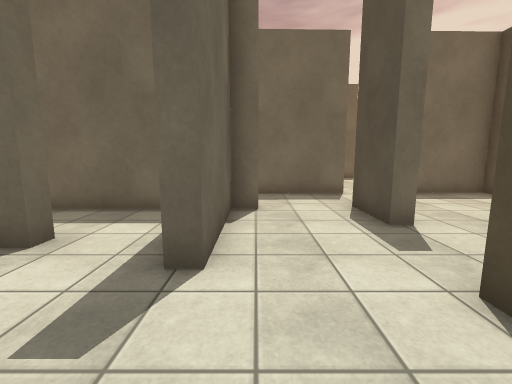
[1] (above)

24 first-person views from a walk through a Unity game level. The camera is 1.4 m above the floor, tilts 8° down and sees 90° across. The floor is counted in squares, 1 m on a side. Each view is taken from the middle of a square. On the plan, view 1 faces up. The plan holds only what a view shows up to about 13 squares ahead; the rest is blank. The place goes on beyond the plan. Flat ground stands in for the terrain. The player character is not drawn. Some animated figures are not drawn. Surface patterns are stand-ins for the level's own textures.

[2]
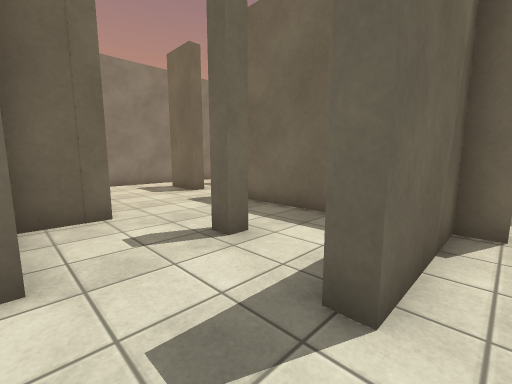

[3]
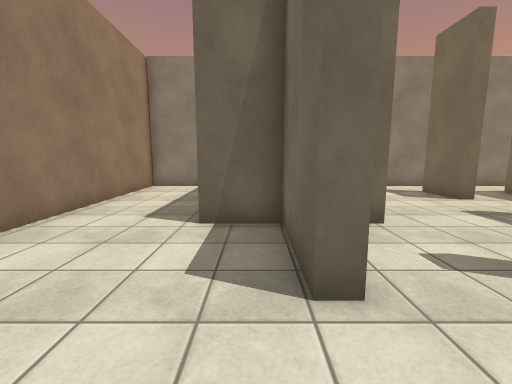

[4]
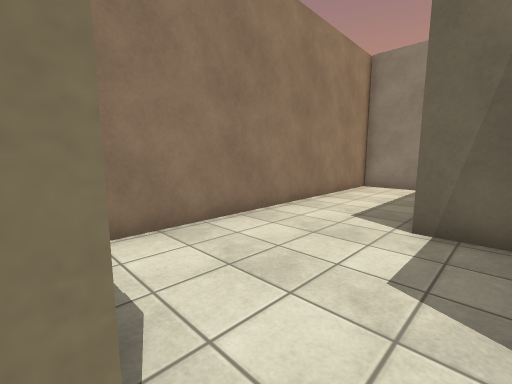

[5]
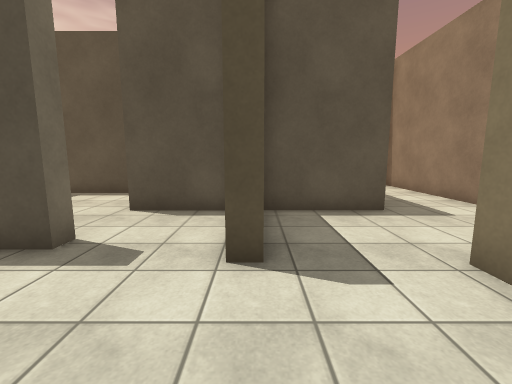

[6]
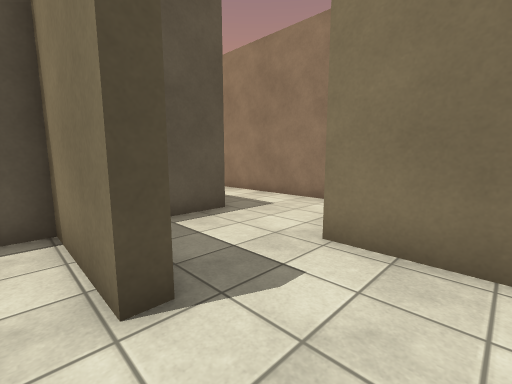

[7]
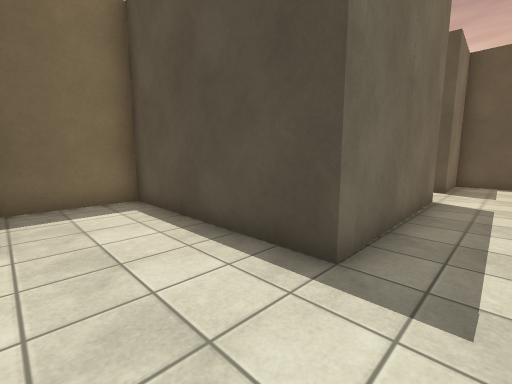

[8]
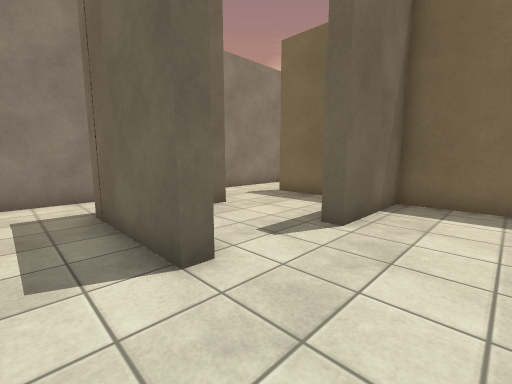

[9]
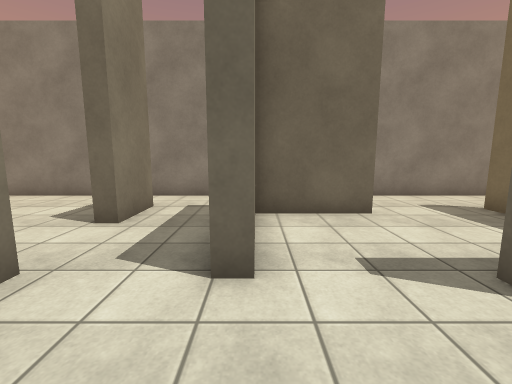

[10]
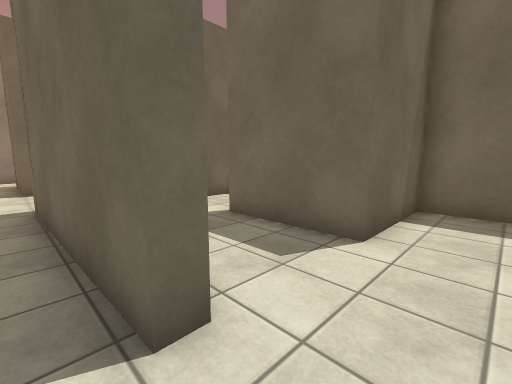

[11]
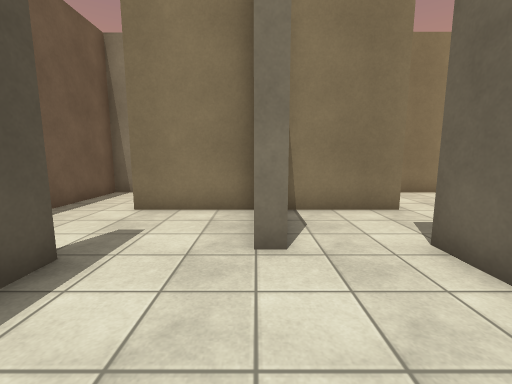

[12]
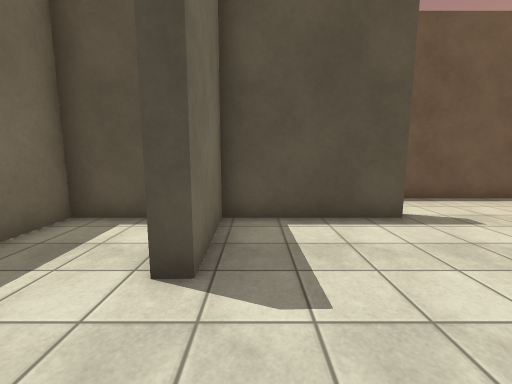

[13]
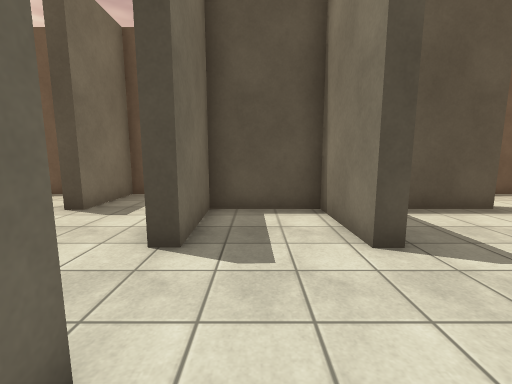

[14]
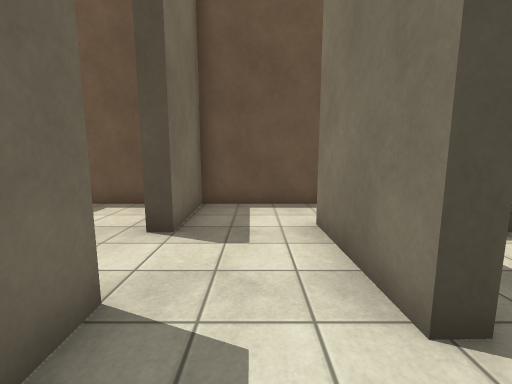

[15]
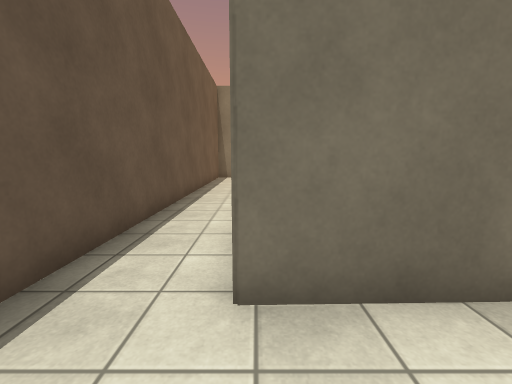

[16]
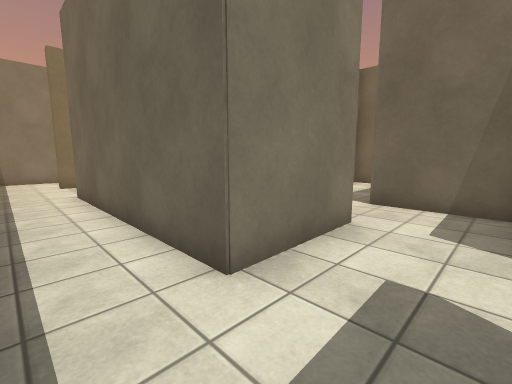

[17]
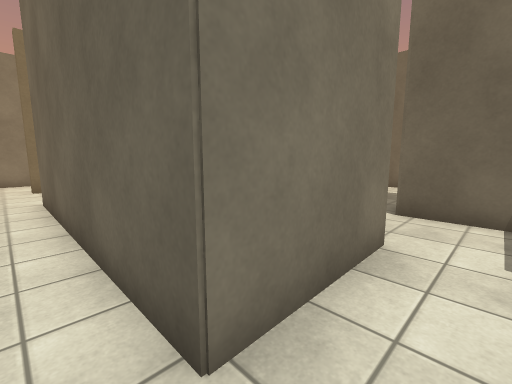

[18]
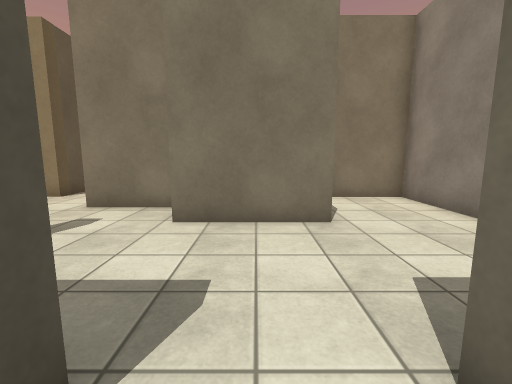

[19]
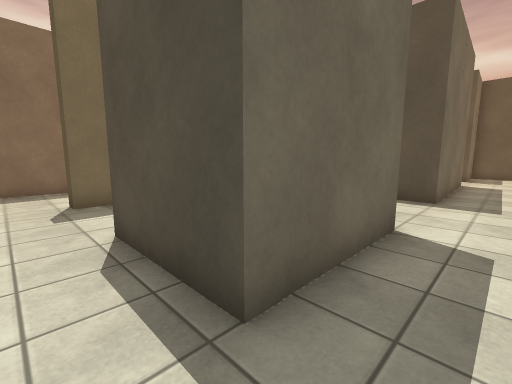

[20]
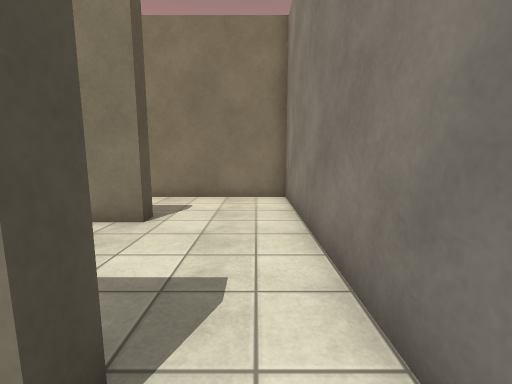

[21]
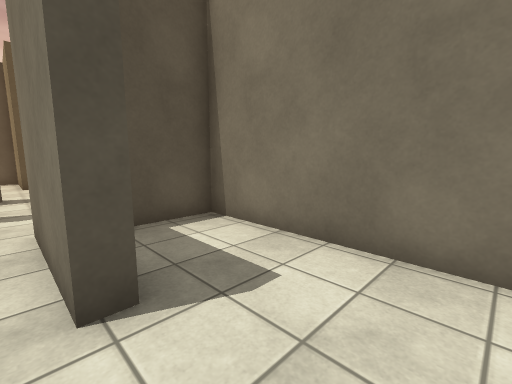

[22]
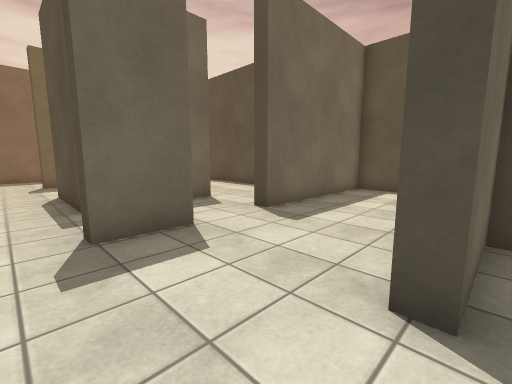

[23]
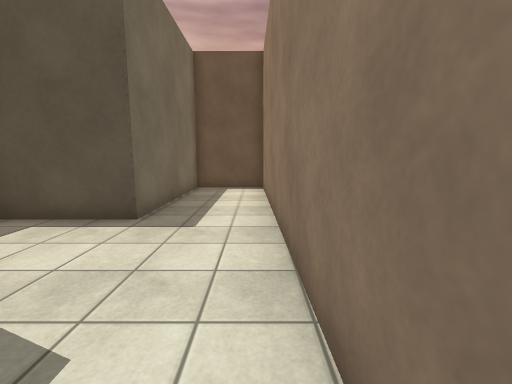

[24]
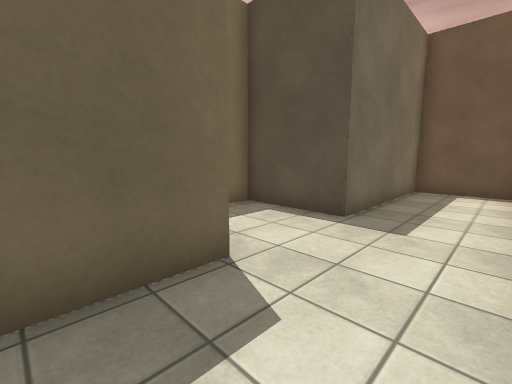

### Floor plan
Points are (right, up) in squares from view 1. A wall is a line through its corners. A room is listed if a view was taken in it or the views show most of it. See-through windows are left out.
Room 1 (views 1, 2, 3, 4, 5, 6, 7, 8, 9, 18, 21, 22)
walls: (-3.3, 4.4) (-3.3, 3.8) (-4, 3.8); (-1.2, 5) (-1.2, 6.7) (-6.9, 6.7) (-6.9, 7.2); (-5.8, 1.1) (-3.3, 1.1) (-3.3, 0.6); (0.1, 6.7) (-0.6, 6.7) (-0.6, 3) (-1.2, 3); (-9.2, 7.1) (-9.2, 6.7) (-11.1, 6.7); (-6.8, 10) (-6.8, 9.4) (-9.5, 9.3); (-1.2, -0.8) (2.3, -0.8); (2.2, 1.9) (2.2, 2.4) (5.5, 2.4) (5.5, 5.3); (3.2, 5.1) (2.7, 5.1) (2.7, 7.1); (2.4, 9.7) (-3, 9.5) (-3, 16.3) (-6.2, 16.2) (-6.2, 12.9); (-13, 6.4) (-13, -0.8) (-6.7, -0.8) (-6.7, 2.2) (-9.6, 2.2) (-9.6, 2.7) (-6.2, 2.7) (-6.2, 1)
ways out: opening at (3, 8.5) to room 2; opening at (4.5, 5.5) to room 2; opening at (-12, 7) to room 6; opening at (-10.5, 8.5) to room 6; opening at (-7, 11.5) to room 6; opening at (2.5, 0.5) to room 7; opening at (-2.5, 0) to room 8
Room 2 (views 10, 11, 12, 16, 17)
walls: (8.7, 5.6) (8.7, 9.8) (5.9, 9.7); (5.5, 5.3) (6.1, 5.3); (3.4, 9.7) (2.4, 9.7); (3.2, 6.4) (3.2, 5.1); (9.2, 13.8) (9.2, 5.6); (6, 2.4) (9.2, 2.4) (9.2, 1.9); (11.5, 1.4) (11.5, 16.6) (8.7, 16.5)
ways out: opening at (3, 8.5) to room 1; opening at (4.5, 5.5) to room 1; opening at (4.5, 10) to room 3; opening at (9, 15.5) to room 5; opening at (10.5, 2) to room 9
Room 3 (view 13)
walls: (3.4, 10.2) (3.4, 9.7); (3.4, 13.1) (0, 13); (5.9, 9.7) (5.9, 10.2) (8.7, 10.3) (8.7, 13.2) (5.8, 13.2); (-2.5, 11.5) (-2.5, 11)
ways out: opening at (4.5, 10) to room 2; opening at (4.5, 13.5) to room 4; opening at (-1.5, 13)
Room 4 (view 14)
walls: (5.8, 13.2) (5.8, 13.7); (6.4, 16.5) (3.4, 16.4) (3.4, 13.1)
ways out: opening at (4.5, 13.5) to room 3; opening at (6, 15.5) to room 5
Room 5 (view 15)
walls: (5.8, 13.7) (9.2, 13.8)
ways out: opening at (9, 15.5) to room 2; opening at (6, 15.5) to room 4; opening at (7.5, 17)
Room 6 (views 19, 20)
walls: (-10.2, 12.9) (-10.2, 9.9); (-8.7, 16.1) (-10.7, 16.1) (-10.7, 16.6); (-13, 11.9) (-13, 6.4); (-6.2, 12.9) (-6.9, 12.9); (-9.5, 9.3) (-10.7, 9.3) (-10.7, 12.9); (-13, 18.2) (-13, 14.1); (-10.1, 20) (-12.1, 20); (-11.1, 6.7) (-11.1, 7.1) (-9.2, 7.1)
ways out: opening at (-12, 7) to room 1; opening at (-10.5, 8.5) to room 1; opening at (-7, 11.5) to room 1
Room 7 (views 23, 24)
walls: (2.3, -1.3) (-0.1, -1.3); (0.5, -4.6) (11.5, -4.3) (11.5, -1.3) (5.5, -1.3) (5.5, 1.9) (4.8, 1.9)
ways out: opening at (2.5, 0.5) to room 1
Room 8 (no view inside)
walls: (-3.3, 0.6) (-6.2, 0.6) (-6.2, -1.2); (-1.2, -2.1) (-1.2, -0.8); (-13, -2.6) (-13, -4.9) (-2.1, -4.6)
ways out: opening at (-2.5, 0) to room 1
Room 9 (no view inside)
walls: (9, -0.8) (11.5, -0.8) (11.5, 1.4)
ways out: opening at (10.5, 2) to room 2

Positions as (right, up) in squares from view 1, and headings:
1: (0, 0), facing up
2: (0, 1), facing up-left
3: (-1, 0), facing left
4: (-1, 0), facing down-left
5: (-1, 2), facing right
6: (0, 3), facing down-right
7: (-6, 8), facing up-right
8: (-4, 8), facing up-left
9: (-4, 10), facing left
10: (5, 9), facing up-left
11: (6, 9), facing down
12: (3, 9), facing right
13: (2, 12), facing right
14: (4, 15), facing right
15: (9, 16), facing down
16: (11, 16), facing down-left
17: (10, 15), facing down-left
18: (-8, 8), facing down
19: (-12, 8), facing up-right
20: (-12, 8), facing down
21: (-12, 3), facing down-right
22: (-12, 2), facing up-right
23: (0, -4), facing right
24: (0, -4), facing up-right
